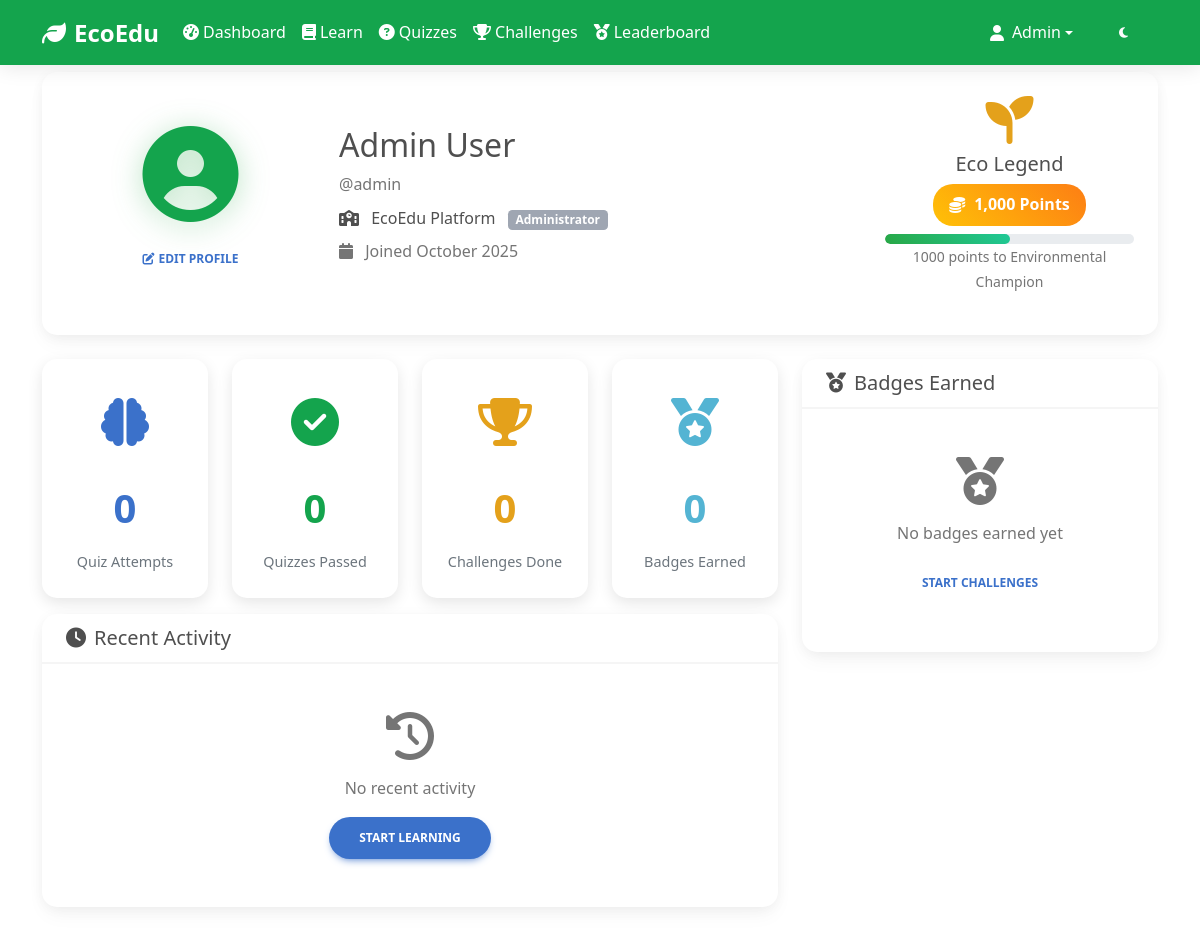
The app's page /profile.php (signed in) with its own data.
### tables this page shows
CREATE TABLE users (
    id INT PRIMARY KEY AUTO_INCREMENT,
    username VARCHAR(50) UNIQUE NOT NULL,
    email VARCHAR(100) UNIQUE NOT NULL,
    password VARCHAR(255) NOT NULL,
    first_name VARCHAR(50) NOT NULL,
    last_name VARCHAR(50) NOT NULL,
    role ENUM('student', 'teacher', 'admin') DEFAULT 'student',
    school_name VARCHAR(100),
    grade_level VARCHAR(20),
    bio TEXT,
    eco_points INT DEFAULT 0,
    total_badges INT DEFAULT 0,
    level_id INT DEFAULT 1,
    profile_image VARCHAR(255) DEFAULT 'default-avatar.png',
    is_active BOOLEAN DEFAULT TRUE,
    email_verified BOOLEAN DEFAULT FALSE,
    created_at TIMESTAMP DEFAULT CURRENT_TIMESTAMP,
    updated_at TIMESTAMP DEFAULT CURRENT_TIMESTAMP ON UPDATE CURRENT_TIMESTAMP
);

CREATE TABLE levels (
    id INT PRIMARY KEY AUTO_INCREMENT,
    name VARCHAR(50) NOT NULL,
    min_points INT NOT NULL,
    max_points INT NOT NULL,
    badge_icon VARCHAR(100),
    color_code VARCHAR(7) DEFAULT '#28a745',
    created_at TIMESTAMP DEFAULT CURRENT_TIMESTAMP
);

### includes/functions.php (called while the page is built, shortened)
<?php
function getUserById($user_id) {
    global $pdo;
    try {
        $stmt = $pdo->prepare("SELECT * FROM users WHERE id = ?");
        $stmt->execute([$user_id]);
        return $stmt->fetch();
    } catch (Exception $e) {
        return false;
    }
}
?>

### profile.php (the view, shortened to what this page needs)
<?php
require_once 'config/database.php';
require_once 'includes/functions.php';
$user = getUserById($_SESSION['user_id']);
$user_stats = [];
try {
    $stmt = $pdo->prepare("SELECT
        COUNT(*) as total_attempts,
        COUNT(CASE WHEN is_passed = 1 THEN 1 END) as passed_quizzes,
        AVG(score) as avg_score,
        MAX(score) as best_score
        FROM quiz_attempts WHERE user_id = ?");
    $stmt->execute([$user['id']]);
    $user_stats['quizzes'] = $stmt->fetch();
} catch (Exception $e) {
    $user_stats['quizzes'] = ['total_attempts' => 0, 'passed_quizzes' => 0, 'avg_score' => 0, 'best_score' => 0];
}
try {
    $stmt = $pdo->prepare("SELECT
        COUNT(*) as total_challenges,
        COUNT(CASE WHEN status = 'verified' THEN 1 END) as completed_challenges,
        SUM(points_earned) as total_points_earned
        FROM challenge_participation WHERE user_id = ?");
    $stmt->execute([$user['id']]);
    $user_stats['challenges'] = $stmt->fetch();
} catch (Exception $e) {
    $user_stats['challenges'] = ['total_challenges' => 0, 'completed_challenges' => 0, 'total_points_earned' => 0];
}
try {
    $stmt = $pdo->prepare("SELECT b.name, b.description, b.icon, ub.earned_at
                          FROM user_badges ub
                          JOIN badges b ON ub.badge_id = b.id
                          WHERE ub.user_id = ?
                          ORDER BY ub.earned_at DESC");
    $stmt->execute([$user['id']]);
    $user_badges = $stmt->fetchAll();
} catch (Exception $e) {
    $user_badges = [];
}
try {
    $stmt = $pdo->prepare("
        SELECT 'quiz' as type, q.title, qa.completed_at as date, qa.score, qa.is_passed
        FROM quiz_attempts qa
        JOIN quizzes q ON qa.quiz_id = q.id
        WHERE qa.user_id = ?
        UNION ALL
        SELECT 'challenge' as type, c.title, cp.joined_at as date, cp.points_earned as score, (cp.status = 'verified') as is_passed
        FROM challenge_participation cp
        JOIN challenges c ON cp.challenge_id = c.id
        WHERE cp.user_id = ?
        ORDER BY date DESC
        LIMIT 10
    ");
    $stmt->execute([$user['id'], $user['id']]);
    $recent_activities = $stmt->fetchAll();
} catch (Exception $e) {
    $recent_activities = [];
}
try {
    $stmt = $pdo->prepare("SELECT * FROM levels WHERE id = ?");
    $stmt->execute([$user['level_id']]);
    $current_level = $stmt->fetch();
    $stmt = $pdo->prepare("SELECT * FROM levels WHERE min_points > ? ORDER BY min_points ASC LIMIT 1");
    $stmt->execute([$user['eco_points']]);
    $next_level = $stmt->fetch();
} catch (Exception $e) {
    $current_level = ['name' => 'Eco Newbie', 'icon' => 'fas fa-seedling', 'min_points' => 0];
    $next_level = null;
}
?>
<!DOCTYPE html>
<html lang="en">
<head>
    <link href="https://cdnjs.cloudflare.com/ajax/libs/mdb-ui-kit/6.4.2/mdb.min.css" rel="stylesheet">
    <link href="https://cdnjs.cloudflare.com/ajax/libs/font-awesome/6.4.0/css/all.min.css" rel="stylesheet">
    <link href="assets/css/style.css" rel="stylesheet">
</head>
<body data-theme="light">
    <nav class="navbar navbar-expand-lg navbar-light bg-success fixed-top">
        <div class="container">
            <a class="navbar-brand text-white fw-bold" href="index.php">
                <i class="fas fa-leaf me-2"></i>EcoEdu
            </a>
            <div class="collapse navbar-collapse" id="navbarNav">
                <ul class="navbar-nav me-auto">
                    <li class="nav-item">
                        <a class="nav-link text-white" href="dashboard.php">
                            <i class="fas fa-tachometer-alt me-1"></i>Dashboard
                        </a>
                    </li>
                    <li class="nav-item">
                        <a class="nav-link text-white" href="learn.php">
                            <i class="fas fa-book me-1"></i>Learn
                        </a>
                    </li>
                    <li class="nav-item">
                        <a class="nav-link text-white" href="quizzes.php">
                            <i class="fas fa-question-circle me-1"></i>Quizzes
                        </a>
                    </li>
                    <li class="nav-item">
                        <a class="nav-link text-white" href="challenges.php">
                            <i class="fas fa-trophy me-1"></i>Challenges
                        </a>
                    </li>
                    <li class="nav-item">
                        <a class="nav-link text-white" href="leaderboard.php">
                            <i class="fas fa-medal me-1"></i>Leaderboard
                        </a>
                    </li>
                </ul>
                <ul class="navbar-nav">
                    <li class="nav-item dropdown">
                        <a class="nav-link dropdown-toggle text-white d-flex align-items-center" href="#" id="navbarDropdown" role="button" data-mdb-toggle="dropdown">
                            <?php
                            $profile_image_path = 'uploads/profiles/' . ($user['profile_image'] ?? 'default-avatar.png');
                            if ($user['profile_image'] && $user['profile_image'] !== 'default-avatar.png' && file_exists($profile_image_path)):
                            ?>
                                <img src="<?php echo $profile_image_path; ?>" alt="Profile" class="navbar-profile-img me-2">
                            <?php else: ?>
                                <i class="fas fa-user me-2"></i>
                            <?php endif; ?>
                            <?php echo htmlspecialchars($user['first_name']); ?>
                        </a>
                    </li>
                    <li class="nav-item">
                        <button class="btn btn-sm btn-outline-light ms-2" onclick="toggleTheme()">
                            <i class="fas fa-moon" id="theme-icon"></i>
                        </button>
                    </li>
                </ul>
            </div>
        </div>
    </nav>
    <main class="pt-5 mt-4">
        <div class="container">
            <div class="row">
                <div class="col-12 mb-4">
                    <div class="card profile-header">
                        <div class="card-body">
                            <div class="row align-items-center">
                                <div class="col-md-3 text-center">
                                    <div class="profile-avatar mb-3 position-relative">
                                        <?php
                                        $profile_image_path = 'uploads/profiles/' . ($user['profile_image'] ?? 'default-avatar.png');
                                        if ($user['profile_image'] && $user['profile_image'] !== 'default-avatar.png' && file_exists($profile_image_path)):
                                        ?>
                                            <img src="<?php echo $profile_image_path; ?>" alt="Profile Picture" class="profile-image">
                                        <?php else: ?>
                                            <div class="default-avatar">
                                            </div>
                                        <?php endif; ?>
                                    </div>
                                    <button class="btn btn-outline-primary btn-sm" data-mdb-toggle="modal" data-mdb-target="#editProfileModal">
                                        <i class="fas fa-edit me-1"></i>Edit Profile
                                    </button>
                                </div>
                                <div class="col-md-6">
                                    <h2 class="mb-2"><?php echo htmlspecialchars($user['first_name'] . ' ' . $user['last_name']); ?></h2>
                                    <p class="text-muted mb-2">@<?php echo htmlspecialchars($user['username']); ?></p>
                                    <?php if ($user['school_name']): ?>
                                    <p class="mb-2">
                                        <i class="fas fa-school me-2"></i>
                                        <?php echo htmlspecialchars($user['school_name']); ?>
                                        <?php if ($user['grade_level']): ?>
                                        <span class="badge bg-secondary ms-2"><?php echo htmlspecialchars($user['grade_level']); ?></span>
                                        <?php endif; ?>
                                    </p>
                                    <?php endif; ?>
                                    <p class="text-muted">
                                        <i class="fas fa-calendar me-2"></i>
                                        Joined <?php echo date('F Y', strtotime($user['created_at'])); ?>
                                    </p>
                                </div>
                                <div class="col-md-3 text-center">
                                    <div class="level-info mb-3">
                                        <i class="<?php echo $current_level['icon'] ?? 'fas fa-seedling'; ?> fa-3x text-warning mb-2"></i>
                                        <h5><?php echo htmlspecialchars($current_level['name'] ?? 'Eco Newbie'); ?></h5>
                                        <div class="eco-points">
                                            <i class="fas fa-coins me-1"></i>
                                            <?php echo number_format($user['eco_points']); ?> Points
                                        </div>
                                        <?php if ($next_level): ?>
                                        <div class="progress mt-2">
                                            <div class="progress-bar" style="width: <?php echo min(100, ($user['eco_points'] / $next_level['min_points']) * 100); ?>%"></div>
                                        </div>
                                        <small class="text-muted">
                                            <?php echo $next_level['min_points'] - $user['eco_points']; ?> points to <?php echo $next_level['name']; ?>
                                        </small>
                                        <?php endif; ?>
                                    </div>
                                </div>
                            </div>
                        </div>
                    </div>
                </div>
                <div class="col-lg-8 mb-4">
                    <div class="row">
                        <div class="col-md-3 mb-3">
                            <div class="stat-card text-center">
                                <div class="stat-icon text-primary">
                                    <i class="fas fa-brain"></i>
                                </div>
                                <div class="stat-value text-primary"><?php echo $user_stats['quizzes']['total_attempts']; ?></div>
                                <div class="stat-label">Quiz Attempts</div>
                            </div>
                        </div>
                        <div class="col-md-3 mb-3">
                            <div class="stat-card text-center">
                                <div class="stat-icon text-success">
                                    <i class="fas fa-check-circle"></i>
                                </div>
                                <div class="stat-value text-success"><?php echo $user_stats['quizzes']['passed_quizzes']; ?></div>
                                <div class="stat-label">Quizzes Passed</div>
                            </div>
                        </div>
                        <div class="col-md-3 mb-3">
                            <div class="stat-card text-center">
                                <div class="stat-icon text-warning">
                                    <i class="fas fa-trophy"></i>
                                </div>
                                <div class="stat-value text-warning"><?php echo $user_stats['challenges']['completed_challenges']; ?></div>
                                <div class="stat-label">Challenges Done</div>
                            </div>
                        </div>
                        <div class="col-md-3 mb-3">
                            <div class="stat-card text-center">
                                <div class="stat-icon text-info">
                                    <i class="fas fa-medal"></i>
                                </div>
                                <div class="stat-value text-info"><?php echo count($user_badges); ?></div>
                                <div class="stat-label">Badges Earned</div>
                            </div>
                        </div>
                    </div>
                    <div class="card">
                        <div class="card-header">
                            <h5 class="mb-0"><i class="fas fa-clock me-2"></i>Recent Activity</h5>
                        </div>
                        <div class="card-body">
                            <?php if (empty($recent_activities)): ?>
                            <div class="text-center py-4">
                                <i class="fas fa-history fa-3x text-muted mb-3"></i>
                                <p class="text-muted">No recent activity</p>
                                <a href="dashboard.php" class="btn btn-primary">Start Learning</a>
                            </div>
                            <?php endif; ?>
                        </div>
                    </div>
                </div>
                <div class="col-lg-4 mb-4">
                    <div class="card">
                        <div class="card-header">
                            <h5 class="mb-0"><i class="fas fa-medal me-2"></i>Badges Earned</h5>
                        </div>
                        <div class="card-body">
                            <?php if (empty($user_badges)): ?>
                            <div class="text-center py-4">
                                <i class="fas fa-medal fa-3x text-muted mb-3"></i>
                                <p class="text-muted">No badges earned yet</p>
                                <a href="challenges.php" class="btn btn-outline-primary btn-sm">Start Challenges</a>
                            </div>
                            <?php endif; ?>
                        </div>
                    </div>
                </div>
            </div>
        </div>
    </main>
</body>
</html>

### records on screen
users: first_name "Admin", first_name+last_name "Admin User", username "admin", school_name "EcoEdu Platform", grade_level "Administrator", created_at "October 2025", eco_points "1,000"
levels: name "Eco Legend"
levels: $next_level['min_points']-$user['eco_points'] "1000", name "Environmental Champion"

### other values on screen
$user_stats['quizzes']['total_attempts'] "0"
$user_stats['quizzes']['passed_quizzes'] "0"
$user_stats['challenges']['completed_challenges'] "0"
count($user_badges) "0"
